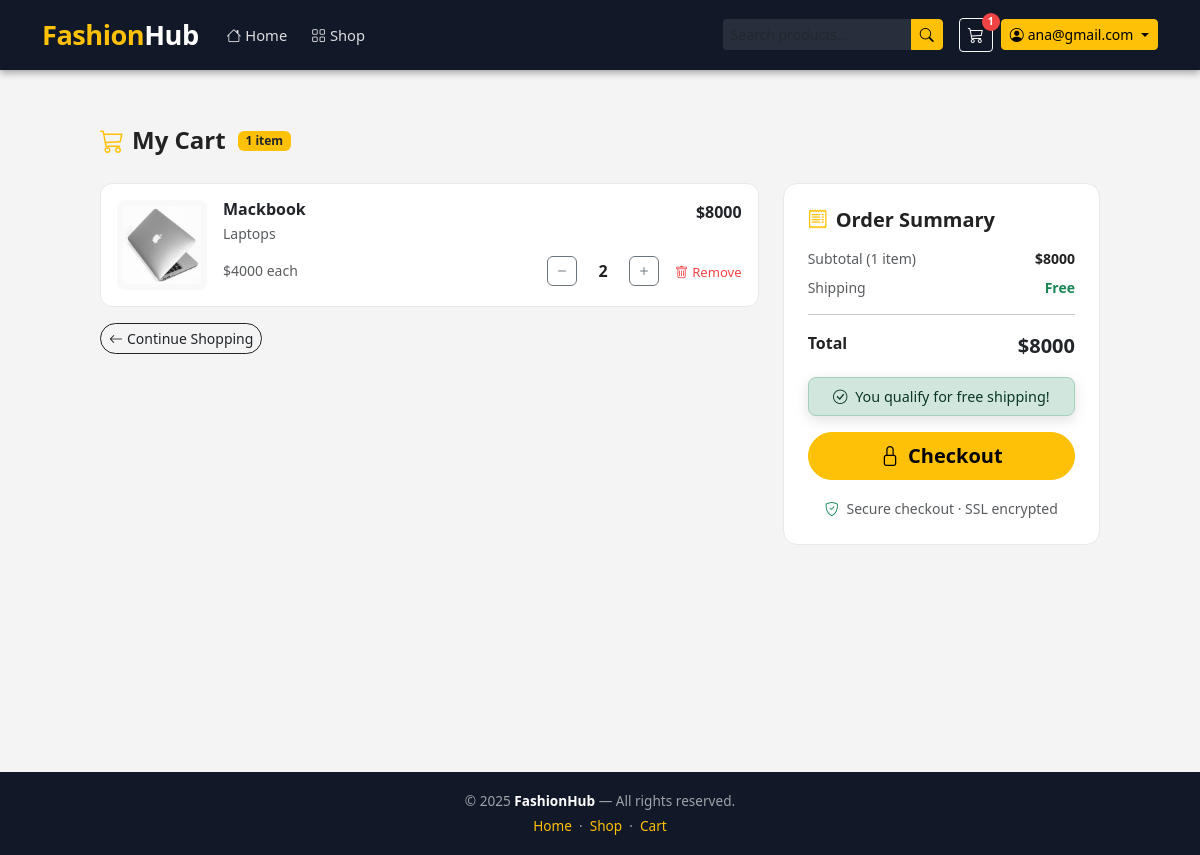
/cart/ (signed in), run on an earlier commit of the app's database.
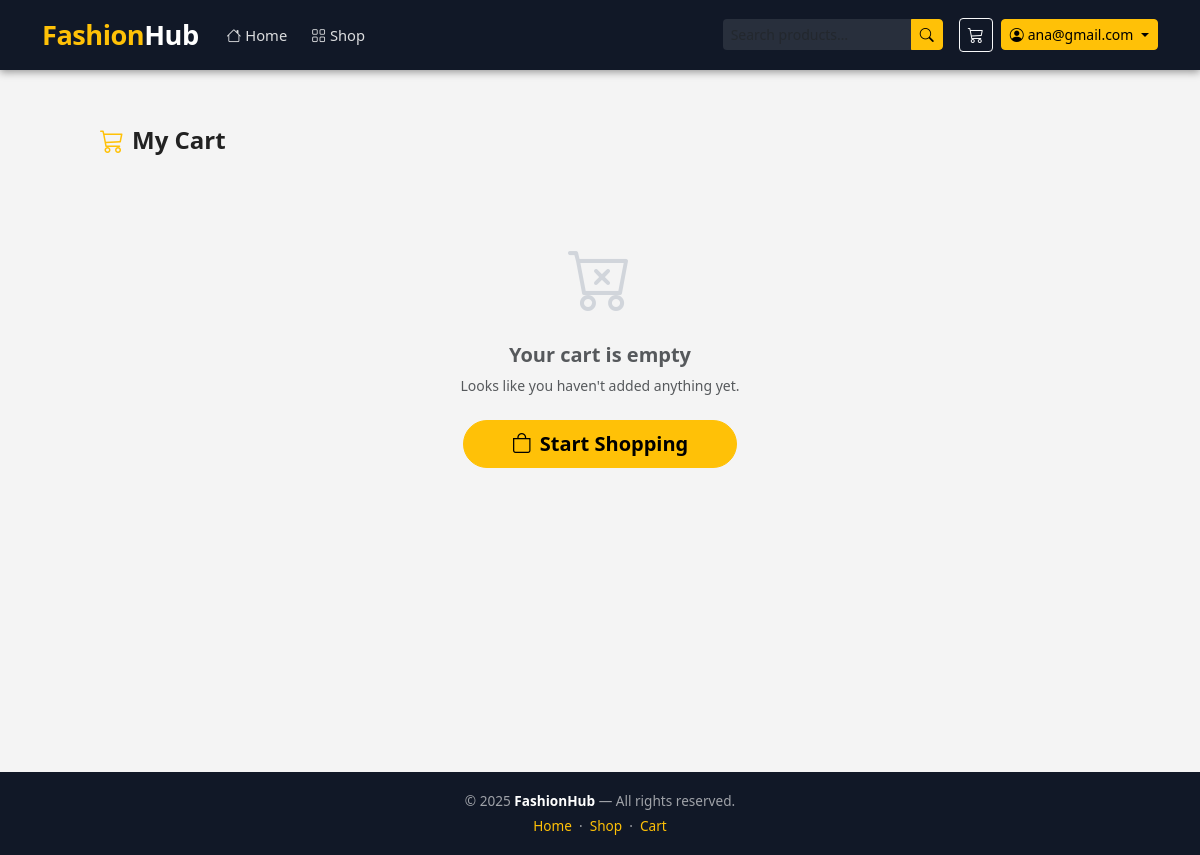
And on a later commit of the database.
### cart/models.py (models this page shows, shortened)
class Cart(BaseModel):
    user       = models.OneToOneField(User, on_delete=models.CASCADE, related_name='cart')
    is_paid    = models.BooleanField(default=False)
    def get_cart_count(self):
        return self.cart_items.count()
    def get_cart_total(self):
        return sum(item.get_total_price() for item in self.cart_items.all())

class CartItem(BaseModel):
    cart          = models.ForeignKey(Cart, on_delete=models.CASCADE, related_name='cart_items')
    product       = models.ForeignKey(Product, on_delete=models.CASCADE)
    quantity      = models.PositiveIntegerField(default=1)
    color_variant = models.ForeignKey(ColorVariant, on_delete=models.SET_NULL,
                                      null=True, blank=True)
    size_variant  = models.ForeignKey(SizeVariant, on_delete=models.SET_NULL,
                                      null=True, blank=True)
    def get_total_price(self):
        base  = self.product.get_discounted_price()
        color_price = self.color_variant.price if self.color_variant else 0
        size_price  = self.size_variant.price  if self.size_variant  else 0
        return (base + color_price + size_price) * self.quantity

### products/models.py (models this page shows, shortened)
class Product(BaseModel):
    product_name = models.CharField(max_length=200)
    slug         = models.SlugField(unique=True)
    category     = models.ForeignKey(Category, on_delete=models.SET_NULL,
                                     null=True, blank=True, related_name='products')
    description  = models.TextField(blank=True)
    price        = models.IntegerField()
    discount     = models.IntegerField(default=0)
    stock        = models.IntegerField(default=0)
    is_featured  = models.BooleanField(default=False)
    product_images = models.ImageField(upload_to='products/', blank=True, null=True)
    color_variant  = models.ManyToManyField(ColorVariant, blank=True)
    size_variant   = models.ManyToManyField(SizeVariant, blank=True)
    def get_discounted_price(self):
        if self.discount:
            return self.price - (self.price * self.discount / 100)
        return self.price

class ProductImage(BaseModel):
    product = models.ForeignKey(Product, on_delete=models.CASCADE, related_name='images')
    image   = models.ImageField(upload_to='product_images/')

class Category(BaseModel):
    category_name  = models.CharField(max_length=100)
    slug           = models.SlugField(unique=True)
    category_image = models.ImageField(upload_to='categories/', blank=True, null=True)

### cart/views.py (the view)
# urls.py: path('',                               cart_page,            name='cart'),
@login_required(login_url='login')
def cart_page(request):
    cart, _ = Cart.objects.get_or_create(user=request.user, is_paid=False)
    total             = cart.get_cart_total()
    shipping          = 0 if total >= 50 else 5
    grand_total       = total + shipping
    shipping_remaining = max(0, 50 - total)
    context = {
        'cart':               cart,
        'items':              cart.cart_items.select_related('product', 'color_variant', 'size_variant'),
        'shipping':           shipping,
        'grand_total':        grand_total,
        'shipping_remaining': shipping_remaining,
    }
    return render(request, 'cart/cart.html', context)

### cart/context_processors.py (called while the page is built)
def cart_count(request):
    if request.user.is_authenticated:
        cart = Cart.objects.filter(user=request.user, is_paid=False).first()
        count = cart.get_cart_count() if cart else 0
    else:
        count = 0
    return {'cart_count': count}

### templates/cart/cart.html (shortened to what the changed rows need)
{% extends "base/base.html" %}
{% block start %}
<div class="container py-4">
    <div class="cart-wrapper">
        <div class="d-flex align-items-center gap-2 mb-4">
            <i class="bi bi-cart3 text-warning fs-4"></i>
            <h4 class="fw-bold mb-0">My Cart</h4>
            {% if items %}
                <span class="badge bg-warning text-dark ms-1">
                    {{ cart.get_cart_count }} item{{ cart.get_cart_count|pluralize }}
                </span>
            {% endif %}
        </div>
        {% if items %}
        <div class="row g-4">
            <div class="col-lg-8">
                <div class="d-flex flex-column gap-3">
                    {% for item in items %}
                    <div class="cart-item-card p-3">
                        <div class="d-flex gap-3 align-items-start">
                            <a href="{% url 'get-product' item.product.slug %}">
                                {% if item.product.images.first %}
                                    <img src="/media/{{ item.product.images.first.image }}"
                                         class="cart-product-img"
                                         alt="{{ item.product.product_name }}">
                                {% else %}
                                    <div class="no-img-box">
                                        <i class="bi bi-image text-muted"></i>
                                    </div>
                                {% endif %}
                            </a>
                            <div class="flex-grow-1">
                                <div class="d-flex justify-content-between align-items-start">
                                    <div>
                                        <a href="{% url 'get-product' item.product.slug %}"
                                           class="text-decoration-none text-dark">
                                            <h6 class="fw-bold mb-1">{{ item.product.product_name }}</h6>
                                        </a>
                                        <p class="text-muted small mb-1">
                                            {{ item.product.category.category_name }}
                                        </p>
                                    </div>
                                    <span class="fw-bold text-dark ms-2">${{ item.get_total_price }}</span>
                                </div>
                                <div class="d-flex align-items-center justify-content-between mt-2 flex-wrap gap-2">
                                    <span class="text-muted small">
                                        ${{ item.product.get_discounted_price }} each
                                    </span>
                                    <div class="d-flex align-items-center gap-2">
                                        <form method="POST" action="{% url 'update-cart' item.product.slug %}">
                                            <button type="submit" class="btn btn-outline-secondary qty-btn">
                                                <i class="bi bi-dash"></i>
                                            </button>
                                        </form>
                                        <span class="qty-display">{{ item.quantity }}</span>
                                        <form method="POST" action="{% url 'update-cart' item.product.slug %}">
                                            <button type="submit" class="btn btn-outline-secondary qty-btn">
                                                <i class="bi bi-plus"></i>
                                            </button>
                                        </form>
                                        <form method="POST" action="{% url 'remove-from-cart' item.product.slug %}">
                                            <button type="submit" class="remove-btn ms-2">
                                                <i class="bi bi-trash me-1"></i>Remove
                                            </button>
                                        </form>
                                    </div>
                                </div>
                            </div>
                        </div>
                    </div>
                    {% endfor %}
                </div>
                <div class="mt-3">
                    <a href="{% url 'all-products' %}" class="btn btn-outline-dark btn-sm rounded-pill">
                        <i class="bi bi-arrow-left me-1"></i>Continue Shopping
                    </a>
                </div>
            </div>
            <div class="col-lg-4">
                <div class="order-summary-card p-4">
                    <h5 class="fw-bold mb-3">
                        <i class="bi bi-receipt text-warning me-2"></i>Order Summary
                    </h5>
                    <div class="d-flex justify-content-between mb-2 small">
                        <span class="text-muted">
                            Subtotal ({{ cart.get_cart_count }} item{{ cart.get_cart_count|pluralize }})
                        </span>
                        <span class="fw-semibold">${{ cart.get_cart_total }}</span>
                    </div>
                    <div class="d-flex justify-content-between mb-2 small">
                        <span class="text-muted">Shipping</span>
                        <span class="fw-semibold {% if shipping == 0 %}text-success{% endif %}">
                            {% if shipping == 0 %}Free{% else %}${{ shipping }}{% endif %}
                        </span>
                    </div>
                    <hr>
                    <div class="d-flex justify-content-between mb-3">
                        <span class="fw-bold">Total</span>
                        <span class="fw-bold fs-5 text-dark">${{ grand_total }}</span>
                    </div>
                    {% if shipping_remaining > 0 %}
                    <div class="alert alert-warning py-2 small text-center mb-3">
                        <i class="bi bi-truck me-1"></i>
                        Add ${{ shipping_remaining }} more for free shipping!
                    </div>
                    {% else %}
                    <div class="alert alert-success py-2 small text-center mb-3">
                        <i class="bi bi-check-circle me-1"></i>
                        You qualify for free shipping!
                    </div>
                    {% endif %}
                    <div class="d-grid">
                        <a href="{% url 'checkout' %}" class="btn btn-warning btn-lg fw-bold rounded-pill">
                            <i class="bi bi-lock me-2"></i>Checkout
                        </a>
                    </div>
                    <div class="text-center mt-3">
                        <small class="text-muted">
                            <i class="bi bi-shield-check me-1 text-success"></i>
                            Secure checkout · SSL encrypted
                        </small>
                    </div>
                </div>
            </div>
        </div>
        {% else %}
        <div class="text-center py-5">
            <div class="empty-cart-icon mb-3">
                <i class="bi bi-cart-x"></i>
            </div>
            <h5 class="fw-bold text-muted">Your cart is empty</h5>
            <p class="text-muted small mb-4">Looks like you haven't added anything yet.</p>
            <a href="{% url 'all-products' %}" class="btn btn-warning btn-lg fw-bold rounded-pill px-5">
                <i class="bi bi-bag me-2"></i>Start Shopping
            </a>
        </div>
        {% endif %}
    </div>
</div>
{% endblock %}

### templates/base/base.html (shortened to what this page needs)
<!DOCTYPE html>
<html lang="en">
<head>
    <link href="https://cdn.jsdelivr.net/npm/bootstrap@5.3.0/dist/css/bootstrap.min.css" rel="stylesheet">
    <link href="https://cdn.jsdelivr.net/npm/bootstrap-icons@1.10.5/font/bootstrap-icons.css" rel="stylesheet">
</head>
<body>
<nav class="navbar navbar-expand-lg">
    <div class="container">
        <a class="navbar-brand" href="/">Fashion<span>Hub</span></a>
        <div class="collapse navbar-collapse" id="navbarContent">
            <ul class="navbar-nav me-auto mb-2 mb-lg-0">
                <li class="nav-item">
                    <a class="nav-link {% if request.path == '/' %}active{% endif %}" href="/">
                        <i class="bi bi-house me-1"></i>Home
                    </a>
                </li>
                <li class="nav-item">
                    <a class="nav-link {% if '/products/' in request.path %}active{% endif %}"
                       href="{% url 'all-products' %}">
                        <i class="bi bi-grid me-1"></i>Shop
                    </a>
                </li>
            </ul>
            <form class="d-flex me-3" method="GET" action="{% url 'all-products' %}">
                <div class="input-group input-group-sm" style="width:220px">
                    <input class="form-control border-0 bg-secondary bg-opacity-25"
                           style="color:white;" type="search" name="q"
                           placeholder="Search products…"
                           value="{{ request.GET.q|default:'' }}">
                    <button class="btn btn-warning btn-sm px-2" type="submit">
                        <i class="bi bi-search"></i>
                    </button>
                </div>
            </form>
            <div class="d-flex align-items-center gap-2">
                <a href="{% url 'cart' %}" class="btn btn-outline-light btn-sm cart-btn">
                    <i class="bi bi-cart3 fs-6"></i>
                    {% if cart_count > 0 %}
                        <span class="cart-badge">{{ cart_count }}</span>
                    {% endif %}
                </a>
                {% if request.user.is_authenticated %}
                <div class="dropdown">
                    <button class="btn btn-warning btn-sm dropdown-toggle d-flex align-items-center gap-1"
                            data-bs-toggle="dropdown">
                        <i class="bi bi-person-circle"></i>
                        {{ request.user.first_name|default:request.user.email }}
                    </button>
                </div>
                {% else %}
                    <a href="{% url 'login' %}"    class="btn btn-outline-light btn-sm">Login</a>
                    <a href="{% url 'register' %}" class="btn btn-warning btn-sm">Register</a>
                {% endif %}
            </div>
        </div>
    </div>
</nav>
<main>
    {% block start %}{% endblock %}
</main>
<footer>
    <div class="container">
        <p class="mb-1">© 2025 <strong style="color:#fff">FashionHub</strong> — All rights reserved.</p>
        <p class="mb-0">
            <a href="/">Home</a> &nbsp;·&nbsp;
            <a href="{% url 'all-products' %}">Shop</a> &nbsp;·&nbsp;
            <a href="{% url 'cart' %}">Cart</a>
        </p>
    </div>
</footer>
</body>
</html>

What changed in the data, as far as the page shows it:
no longer on this page (row unchanged): Cart: get_cart_count "1", get_cart_total "8000"
removed CartItem: product.images.first.image (picture), product.product_name "Mackbook", product.category.category_name "Laptops", get_total_price "8000", product.get_discounted_price "4000", quantity "2"
Also different on the page:
{{ cart_count }}: "1" → (not shown)
{{ grand_total }}: "8000" → (not shown)
text no longer shown: "item Continue Shopping Order Summary Subtotal ( item ) $ Shipping Free Total $ You qualify for free shipping! Checkout Secure checkout · SSL encrypted"
text now shown: "Your cart is empty Looks like you haven't added anything yet. Start Shopping"
